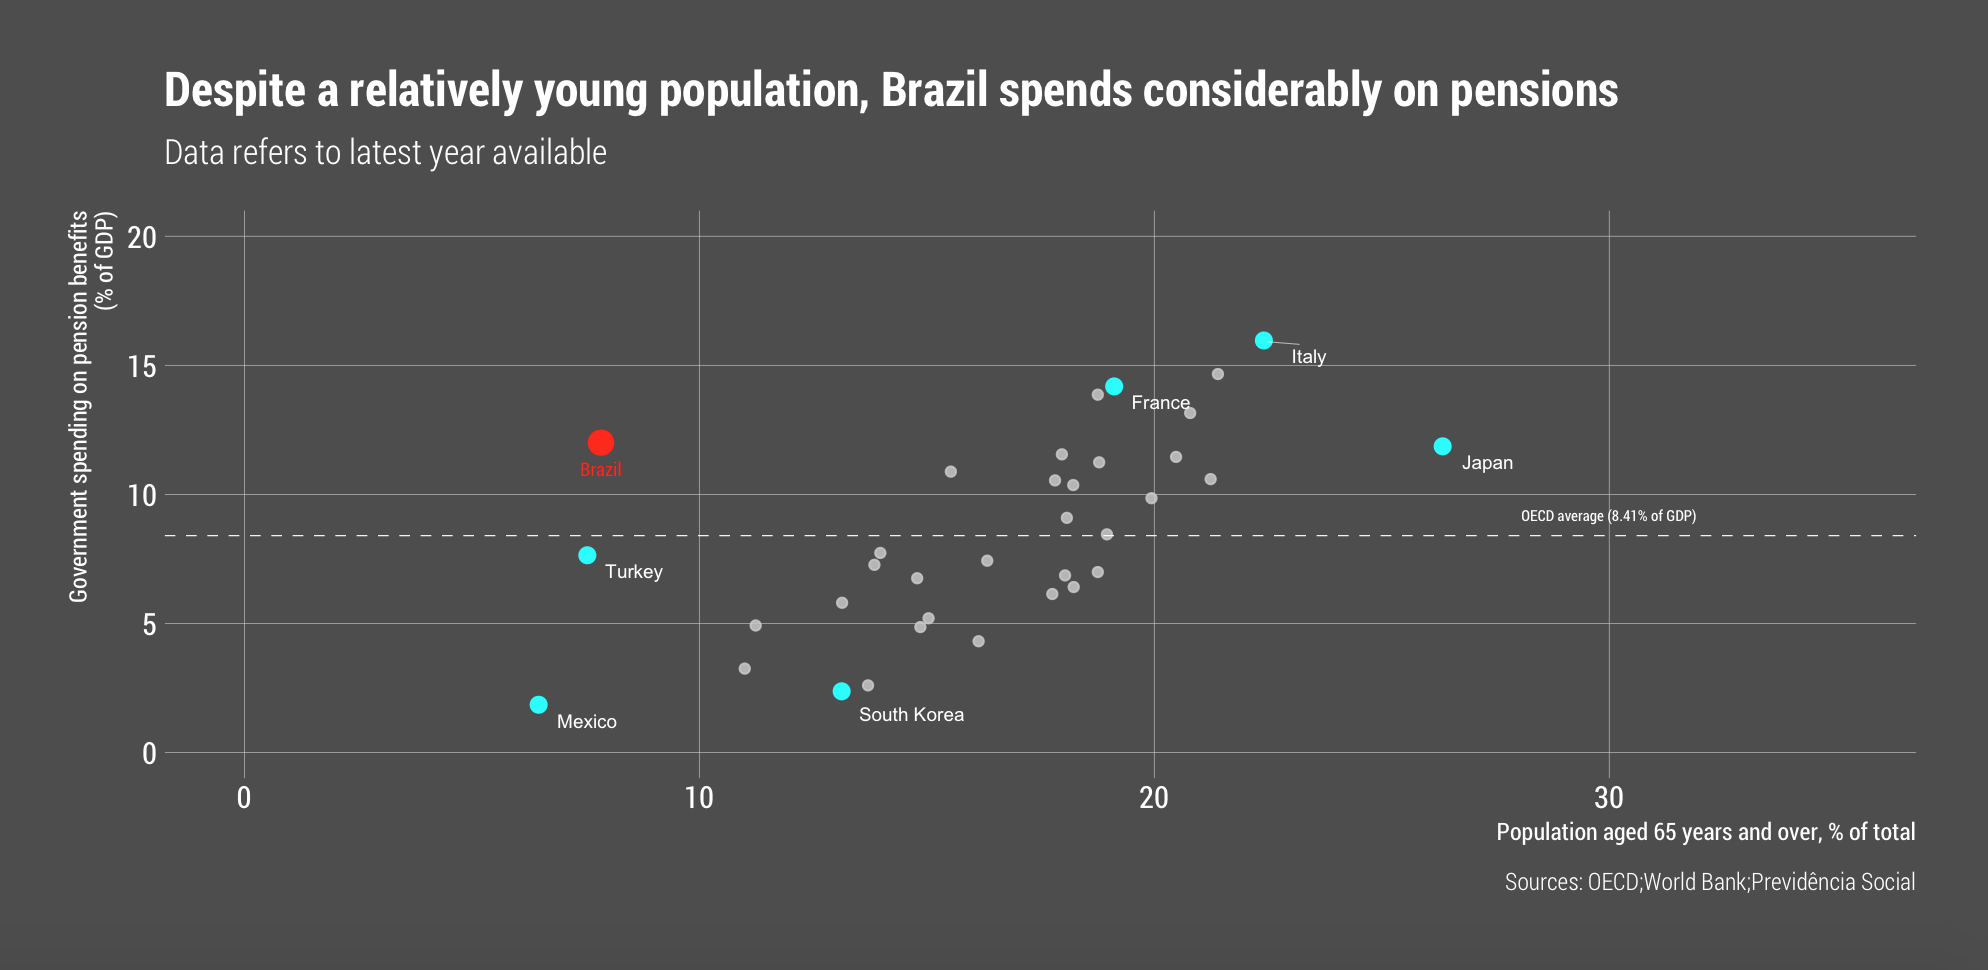

The R source for this figure:
remove(list = ls())
options(stringsAsFactors = FALSE)
options(scipen = 999)

setwd("/Users/francisco06121988/Desktop/rviz/tidy_tuesday_2019_week_15/")
library(tidyverse);library(lubridate)

pensions <- readr::read_csv("https://raw.githubusercontent.com/rfordatascience/tidytuesday/master/data/2019/2019-04-16/pensions.csv")
brazil <- pensions %>% filter(country == "Brazil")
selected_labels <- pensions %>%
    filter(country %in% c("Italy","Japan","Mexico", "Turkey","South Korea",
                          "France"))

pensions %>% 
    ggplot(aes(x = pop_65_percent,
               y = gov_spend_percent_gdp
               )) + 
    geom_point(color= "gray80",
               alpha = 0.8) + 
    geom_point(aes(x = pop_65_percent,
                   y = gov_spend_percent_gdp),
               data = brazil,
               color = "red",
               size = 4) + 
    scale_x_continuous(limits = c(0,35)) + 
    scale_y_continuous(limits = c(0,20)) + 
    geom_text(aes(x = pop_65_percent,
                   y = gov_spend_percent_gdp,
                  label = country),
               data = brazil,
               color = "red",
               size = 2.5,
               nudge_y = -1,
               family = "Roboto Condensed") + 
    geom_hline(yintercept = 8.40,
               size = 0.2,
               linetype = 2,
               color= "white") + 
    annotate(geom = "text",
             y = 9.2,
             x = 30,
             label = "OECD average (8.41% of GDP)",
             size = 2,
             color = "white",
             family = "Roboto Condensed") + 
    geom_point(aes(x = pop_65_percent,
                   y = gov_spend_percent_gdp),
               data = selected_labels,
               color = "cyan",
               size = 2.5) + 
    ggrepel::geom_text_repel(aes(x = pop_65_percent,
                  y = gov_spend_percent_gdp,
                  label = country),
              data = selected_labels,
              size = 2.5,
              color = "white",
              nudge_y = -0.6,point.padding = 0.2,nudge_x = 1,
              segment.size = 0.1) + 
    hrbrthemes::theme_ipsum_rc() + 
    labs(x = "Population aged 65 years and over, % of total",
         y = "Government spending on pension benefits\n(% of GDP)",
         title = "Despite a relatively young population, Brazil spends considerably on pensions",
         subtitle = "Data refers to latest year available",
         caption = "Sources: OECD;World Bank;Previdência Social") + 
    theme(
        text = element_text(color = "white"),
        plot.background = element_rect(fill = "gray30"),
        panel.grid.minor = element_blank(),
        panel.grid.major = element_line(size =0.1),
        axis.text = element_text(color = "white")
    )
